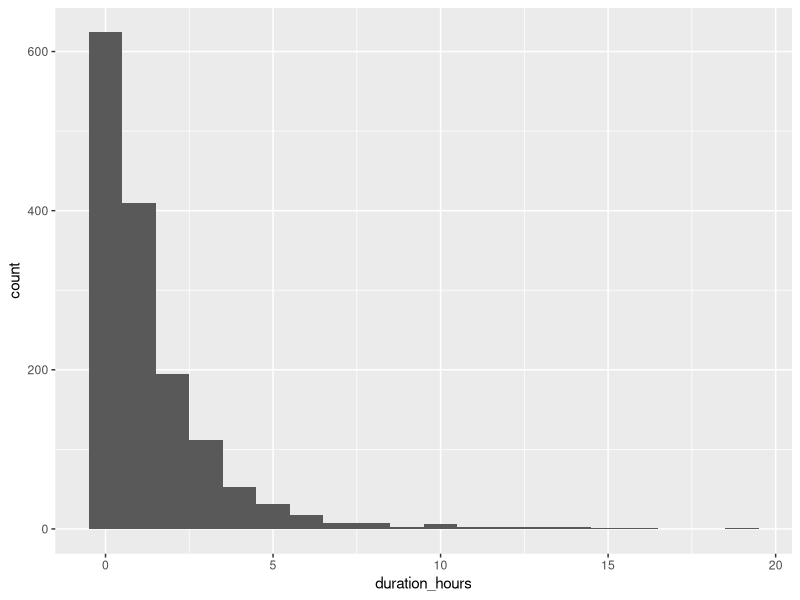
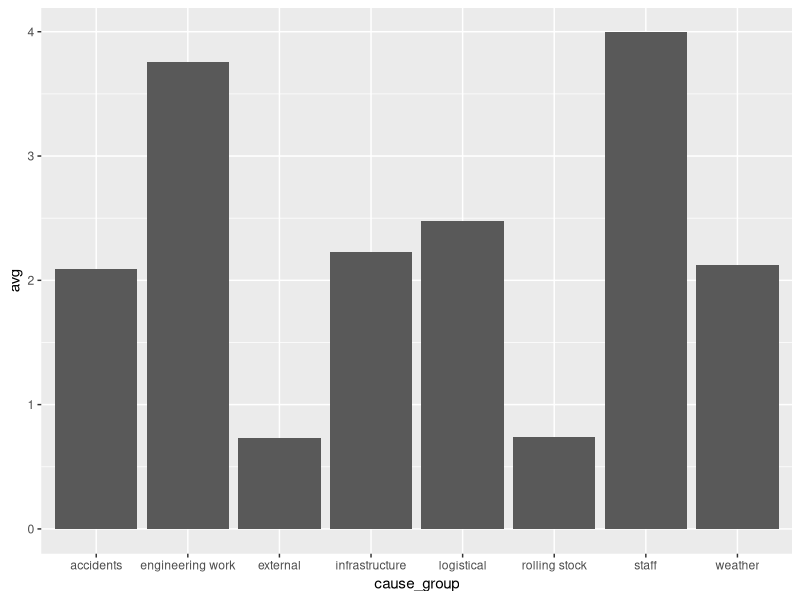
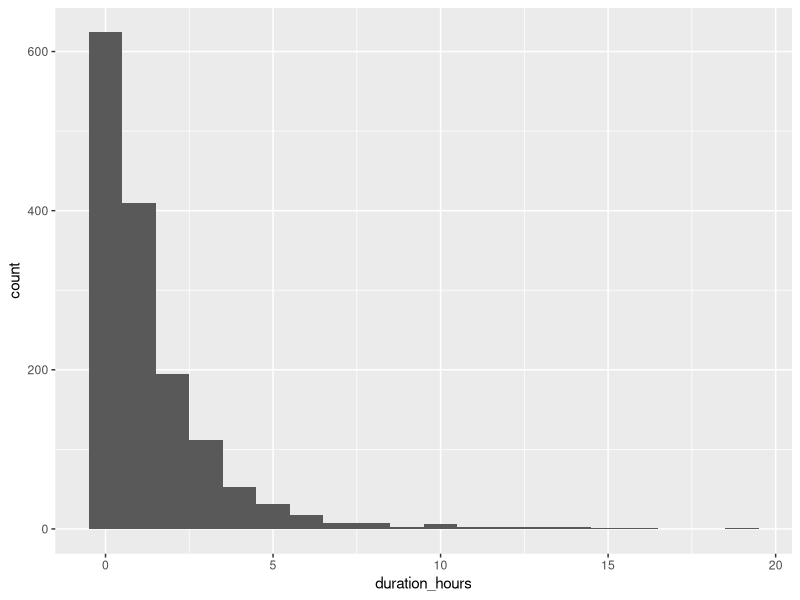
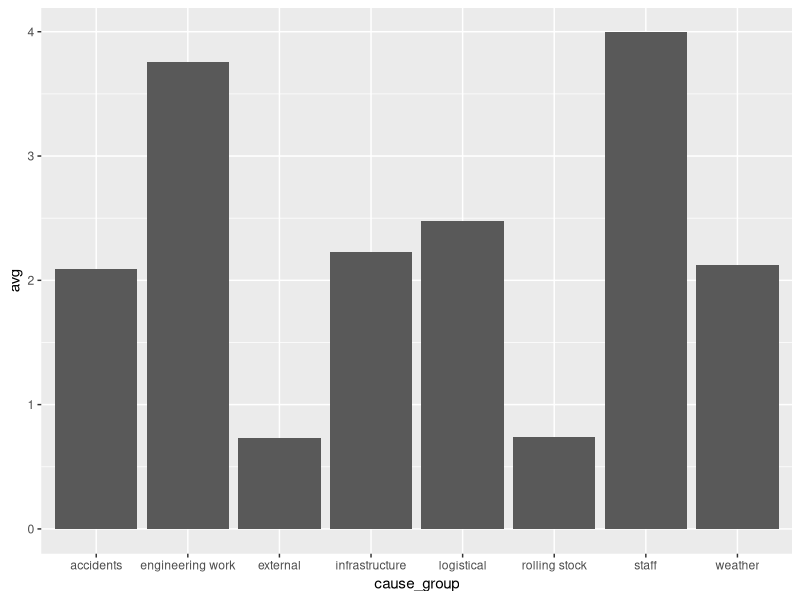

The R script that drew these images, in order:

library(tidyverse)
library(ggplot2)
dat <- read.csv('disruptions-2019-Q4.csv')
dat.tib <- as_tibble(dat)


hours <- dat.tib %>%
    mutate(duration_hours= duration_minutes / 60)


count(hours,cause_group)

known_causes <- filter(hours,cause_group != "" & cause_group != "unknown" ) %>% filter(duration_hours < 20)

ggplot(known_causes,aes(duration_hours))+
    geom_histogram(binwidth = 1)

ggsave("known_causes.jpg")


avg_delay_causes <- group_by(known_causes,cause_group) %>%
    summarize(avg=mean(duration_hours))

ggplot(avg_delay_causes,aes(cause_group,avg)) +
    geom_bar(stat="identity")

ggsave("avg_delay_causes.jpg")

## table4a wrong because missing '' arround the numebers ... explain what gather does

people <-
    tribble(
        ~name,~key,~value,
        "Phillip Woods", "age", 45,
        "Phillip Woods","height",186,
        "Phillip Woods","age", 50,
        "Jessica Cordero","age",37,
        "Jessica Cordero","height",156)

## the operation spread on people fails because there is no unique combination of keys which indentify uniquely each row

tibble(x =c("a,b,c", "d,e,f,g", "h,i,j")) %>%
    separate(x,c("one", "two", "three"),extra="merge")

tibble(x =c("a,b,c", "d,e", "f,g,i")) %>%
    separate(x,c("one", "two", "three"),fill="left")
